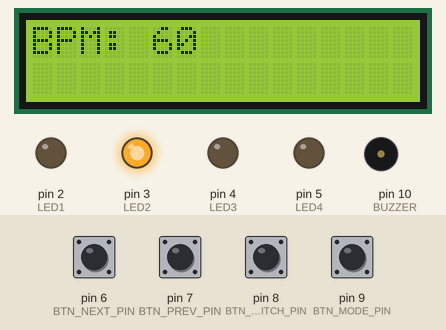
The sketch below on a simulated Arduino Uno, built with avr-gcc and run on an emulated ATmega328P. On the bench: 16×2 character LCD, output pins drawn as LEDs (lit = HIGH), buzzer (waves = sounding). The test bench sets the inputs (shaded band); at power-on: pin 6 (BTN_NEXT_PIN), pin 7 (BTN_PREV_PIN), pin 8 (BTN_SWITCH_PIN), pin 9 (BTN_MODE_PIN) LOW.

Above: at 1.2 s.
1.3 s: pin 9 (BTN_MODE_PIN) pulled HIGH for 1 s
At 3.0 s:
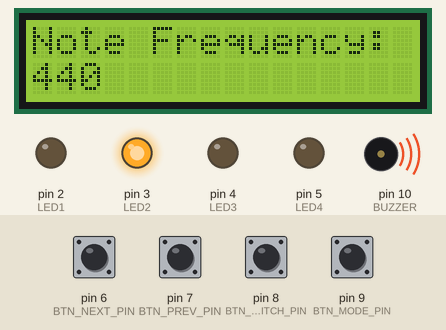
3.8 s: pin 8 (BTN_SWITCH_PIN) pulled HIGH for 0.15 s
At 4.7 s:
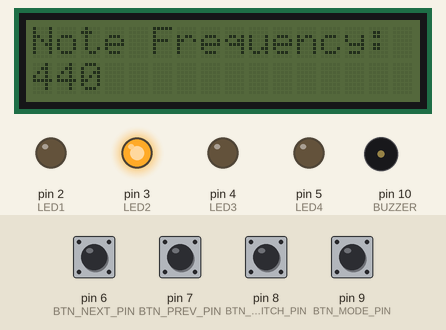
5.4 s: pin 9 (BTN_MODE_PIN) pulled HIGH for 0.15 s
At 6.3 s:
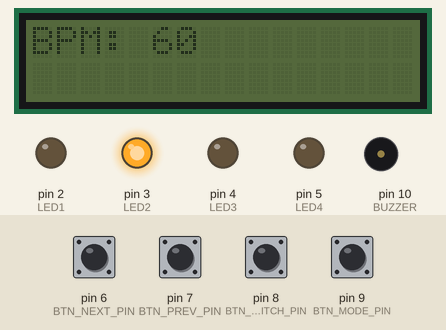
7.0 s: pin 6 (BTN_NEXT_PIN) pulled HIGH for 0.15 s
At 7.5 s:
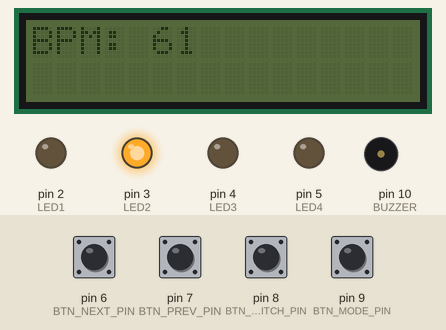
8.6 s: pin 7 (BTN_PREV_PIN) pulled HIGH for 1 s
At 10.7 s:
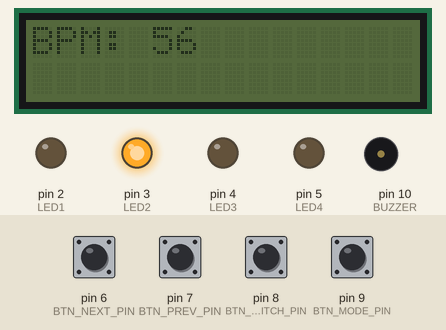
11.1 s: pin 7 (BTN_PREV_PIN) pulled HIGH for 0.15 s
At 11.8 s:
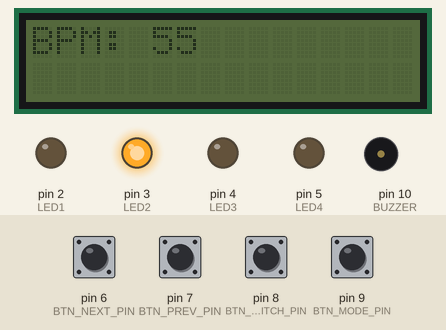
Timing chart, 0 to 13.7 s (numbered marks = the images above; inputs shaded):
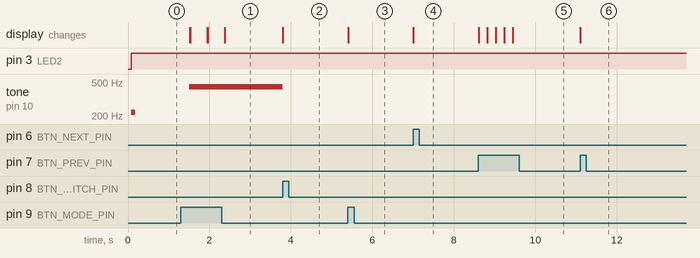

The sketch:

Metronome.ino
```cpp
#include <Wire.h> //This library allows you to communicate with I2C / TWI devices.
#include <LiquidCrystal_I2C.h> //The library allows to control I2C displays with functions extremely similar to LiquidCrystal library.
#include "notes.h"//We have our notes with their frequencies in this file.

//I2C pins declaration
LiquidCrystal_I2C lcd(0x27, 2, 1, 0, 4, 5, 6, 7, 3, POSITIVE); //// Setting the LCD I2C address

//LCD 16x2 includes 16 columns and 2 rows.
const int lcdRow=2;
const int lcdCol=16;

//Coordinating the cursor to the first column of second row on our LCD.
const int lcdNextLineRow=1;
const int lcdNextLineCol=0;

//Declare the constants for the four LEDS.
const int LED1 = 2;
const int LED2 = 3;
const int LED3 = 4;
const int LED4 = 5;

//Declaring the four buttons for our project.
const int BTN_NEXT_PIN=6;
const int BTN_PREV_PIN=7;
const int BTN_SWITCH_PIN=8;
const int BTN_MODE_PIN=9;

const int BUZZER = 10; //Buzzer to arduino pin 10

//We have an array called ledArray. We are going to use it to turn on the LEDs respectively at each beat change.

/*Firstly, I've declared the size of the array in a variable. It is always a good practice to define the size of an array with a variable, instead of defining the size number directly in the array.
Because you might want to use this variable anywhere else, and then if you haven't defined this number as a variable, you will have to change this number everywhere.
However, when you define it as a variable, the change you make in one place will change all the places where you use this variable.
*/
const int ledIndicatorAmount=4;
int ledArray[ledIndicatorAmount] = {LED1, LED2, LED3, LED4};

//1.0000 milliseconds equals 1 second. 1000*60(60.000) milliseconds equals 60 seconds which is 1 minute.
int oneMinute=60000;

int bpm=60; //I've assigned 60 to the variable bpm as a default value, then you will be able to change it using prev and next buttons.
float beatDuration; // oneMinute over bpm will give us the beatDuration. For example 1min/120bpm will give us beat sound in every half of a second. This is the beat duration.
float buttonDelay=200;///This is for preventing continuous button clicking. You can think that you click very short but because loop runs very fast, it may identify the clicking continuously.
float indicatorDuration=100;//We do not turn on the buzzer for whole beat, only for the beginning of the beat. Since the sound is just an indicator which shows the beat changes to the artist, 100ms is enough to indicate.

int buzzerAFirstTone=220;//Note A.
int buzzerASecondTone=440;//Note A.
int buzzerTones[ledIndicatorAmount]={buzzerASecondTone, buzzerAFirstTone, buzzerAFirstTone, buzzerAFirstTone};
int noteFrequency=buzzerASecondTone;//Default note

int initialNumber=0;//We use the number 0 in many places to reset the values of the variables. If we have to use a specific value in multiple places, it is always a good practice to assign a specific value to a variable and then use it by variable.
unsigned long timeNow=initialNumber;
int i=initialNumber;
int beginningTime=initialNumber;
int btnSwitchState=initialNumber;
int btnModeState=initialNumber;
int btnPrevState=initialNumber;
int btnNextState=initialNumber;
int metronomeMode=initialNumber; //metronomeMode is zero.
int tunerMode=1;//tunerMode is one.
int modeState=metronomeMode; //Defaultly, modeState is on metronome mode. So, you will first see the metronomeMode on the LCD screen when you run the project.
bool turnOnSystem=true;//Defaultly, the system is turned on once you connect the arduino to the adapter.
bool turnOnIndicators=true;//We are turning on the indicators for the first run.
bool playFrequency;//We are allowing the frequency to be played in the tuner mode.


void setup() {
 lcd.begin(lcdCol, lcdRow); //This command sets up the LCD number of columns and rows. We have an LCD with 16 columns and 4 rows.
 lcd.backlight();//This command is for turning on the back light of our lcd.
//lcd.noBacklight();// If you want to turn the backlight off, then use this command.

 //Here, we are configuring our LED and buzzer pins to behave as output.
 pinMode(LED1, OUTPUT);
 pinMode(LED2, OUTPUT);
 pinMode(LED3, OUTPUT);
 pinMode(LED4, OUTPUT);
 pinMode(BUZZER, OUTPUT);

 //Here, we are configuring our button pins to behave as input. Why? Because, buttons are input devices that we are using to get datas from the user.
 pinMode(BTN_PREV_PIN, INPUT);
 pinMode(BTN_NEXT_PIN, INPUT);
 pinMode(BTN_SWITCH_PIN, INPUT);
 pinMode(BTN_MODE_PIN, INPUT);

 beatDuration=oneMinute/bpm; //We are calculating our beat duration according to the default bpm. One minute over 60 bpm equals 1. So, you will here one beat in each second.
 DisplayBPM(bpm);//We have a special function to display the bpm that we have defined, on the LCD screen. Let's compose our function called DisplayBPM.
}

void loop() {
  CheckButtonStates();//Checking the button states in every loop.

  if(turnOnSystem==true){//TRY TO IMPROVE THIS LINE.
   if(modeState==metronomeMode){
    if(turnOnIndicators==true){
      tone(BUZZER, buzzerTones[i],indicatorDuration);

      digitalWrite(ledArray[i],HIGH);
      turnOnIndicators=false;//It is enough to turn it on once before quarterNote has been reached.
    }
    if(millis()>=beatDuration+timeNow){//If the elapsed time is greater than the beatDuration plus the variable timeNow, then, we need to turn the indicators on because the previos beat has finished so that we have to hear a new beat.
      timeNow+=beatDuration;//Here, we need to add timeNow by itself and beatDuration to calculate the new beat time for the next loop. So, once the elapsed time is greater than beatDuration+timeNow, this nested if will be executed.
      //noTone(BUZZER);
      digitalWrite(ledArray[i],LOW);//Turning off the led indicator in order to turn on the other led indicator in the next loop.
      i++;
      turnOnIndicators=true;

      if(i>=ledIndicatorAmount)
        i=initialNumber;
    }
   }
   else{//Else, run the Tuner Mode --- In other words, if modeState equals tunerMode, then execute it.
    if(playFrequency==true){
      tone(BUZZER,noteFrequency);

      Serial.print("Note Frequency: ");
      Serial.println(noteFrequency);
      DisplayNoteFrequency(noteFrequency);
      playFrequency=false;//It is enough to play the frequency once otherwise it will be running the code "tone(BUZZER,noteFrequency);" every loop.
    }
   }
 }
}
void CheckButtonStates(){
  btnSwitchState=digitalRead(BTN_SWITCH_PIN);
  btnModeState=digitalRead(BTN_MODE_PIN);
  btnPrevState=digitalRead(BTN_PREV_PIN);
  btnNextState=digitalRead(BTN_NEXT_PIN);

  if(btnSwitchState==HIGH){
    TurnOnOffSystem();
    delay(buttonDelay);
  }

  else if(btnModeState==HIGH){//THIS IS FORE MODE SELECTOR PIN
    ChangeMode();
    delay(buttonDelay);
  }

  else if(btnNextState==HIGH){
    if(modeState==metronomeMode){
       bpm++;
       CalculateBeatDuration();
    }

    else{// If the mode state is tuner, then deal with the note frequency instead of not value.
      noteFrequency++;
      PlayFrequency();
    }
    /*This is for preventing fast button clicking.
    This will run only one time when you click the button.
    Meanwhile, the tempo will be also delayed for 200ms because of swichDelay time.
    But since we don't press the button all the time, there won't be any effect for tempo in a normal condition.*/
    delay(buttonDelay);
  }

  else if(btnPrevState==HIGH){
    if(modeState==metronomeMode){
       bpm--;
       CalculateBeatDuration();
    }

    else{// If the mode state is tuner, then deal with the note frequency instead of not value.
      noteFrequency--;
      PlayFrequency();
    }

    delay(buttonDelay);
  }
}

void CalculateBeatDuration(){
   beatDuration=oneMinute/bpm;
   DisplayBPM(bpm);
}

void PlayFrequency(){
  playFrequency=true;
  Serial.println(playFrequency);
}
void ChangeMode(){
  if(modeState==metronomeMode){
    modeState=tunerMode;
    playFrequency=true;
  }
  else{
    modeState=metronomeMode;
    DisplayBPM(bpm); //Metronome mode shows the note values on the LCD screen.
  }
}

void TurnOnOffSystem(){
  if(turnOnSystem==true){
    turnOnSystem=false;
    noTone(BUZZER);
    lcd.noBacklight();
  }
  else{
    turnOnSystem=true;
    playFrequency=true;// If the mode was in tuner when the system was turned off, then change the value of variable "playFrequency" with true to play the frequency again.
    lcd.backlight();
  }
}
void DisplayBPM(int bpm){
  lcd.clear();
  lcd.print("BPM: ");
  lcd.print(bpm);
}

void DisplayNoteFrequency(int noteFrequency){
  lcd.clear();
  lcd.print("Note Frequency:");
  lcd.setCursor(lcdNextLineCol,lcdNextLineRow); //This command will set cursor to first column of second row.
  lcd.print(noteFrequency);
}
```

notes.h
```cpp
/*************************************************
* Public Constants
*************************************************/

#define NOTE_B0 31
#define NOTE_C1 33
#define NOTE_CS1 35
#define NOTE_D1 37
#define NOTE_DS1 39
#define NOTE_E1 41
#define NOTE_F1 44
#define NOTE_FS1 46
#define NOTE_G1 49
#define NOTE_GS1 52
#define NOTE_A1 55
#define NOTE_AS1 58
#define NOTE_B1 62
#define NOTE_C2 65
#define NOTE_CS2 69
#define NOTE_D2 73
#define NOTE_DS2 78
#define NOTE_E2 82
#define NOTE_F2 87
#define NOTE_FS2 93
#define NOTE_G2 98
#define NOTE_GS2 104
#define NOTE_A2 110
#define NOTE_AS2 117
#define NOTE_B2 123
#define NOTE_C3 131
#define NOTE_CS3 139
#define NOTE_D3 147
#define NOTE_DS3 156
#define NOTE_E3 165
#define NOTE_F3 175
#define NOTE_FS3 185
#define NOTE_G3 196
#define NOTE_GS3 208
#define NOTE_A3 220
#define NOTE_AS3 233
#define NOTE_B3 247
#define NOTE_C4 262
#define NOTE_CS4 277
#define NOTE_D4 294
#define NOTE_DS4 311
#define NOTE_E4 330
#define NOTE_F4 349
#define NOTE_FS4 370
#define NOTE_G4 392
#define NOTE_GS4 415
#define NOTE_A4 440
#define NOTE_AS4 466
#define NOTE_B4 494
#define NOTE_C5 523
#define NOTE_CS5 554
#define NOTE_D5 587
#define NOTE_DS5 622
#define NOTE_E5 659
#define NOTE_F5 698
#define NOTE_FS5 740
#define NOTE_G5 784
#define NOTE_GS5 831
#define NOTE_A5 880
#define NOTE_AS5 932
#define NOTE_B5 988
#define NOTE_C6 1047
#define NOTE_CS6 1109
#define NOTE_D6 1175
#define NOTE_DS6 1245
#define NOTE_E6 1319
#define NOTE_F6 1397
#define NOTE_FS6 1480
#define NOTE_G6 1568
#define NOTE_GS6 1661
#define NOTE_A6 1760
#define NOTE_AS6 1865
#define NOTE_B6 1976
#define NOTE_C7 2093
#define NOTE_CS7 2217
#define NOTE_D7 2349
#define NOTE_DS7 2489
#define NOTE_E7 2637
#define NOTE_F7 2794
#define NOTE_FS7 2960
#define NOTE_G7 3136
#define NOTE_GS7 3322
#define NOTE_A7 3520
#define NOTE_AS7 3729
#define NOTE_B7 3951
#define NOTE_C8 4186
#define NOTE_CS8 4435
#define NOTE_D8 4699
#define NOTE_DS8 4978
```

Measured:
- after the input at 1.3 s, tone on pin 10 (BUZZER): silent → 440 Hz after 0.20 s; the display: changes after 0.22 s (image 1)
- after the input at 3.8 s, tone on pin 10 (BUZZER): 440 Hz → silent at once; the display: changes at once (image 2)
- after the input at 5.4 s, the display: changes at once (image 3)
- after the input at 7.0 s, the display: changes at once (image 4)
- after the input at 8.6 s, the display: first changes at once (image 5 shows a later state)
- after the input at 11.1 s, the display: changes at once (image 6)
